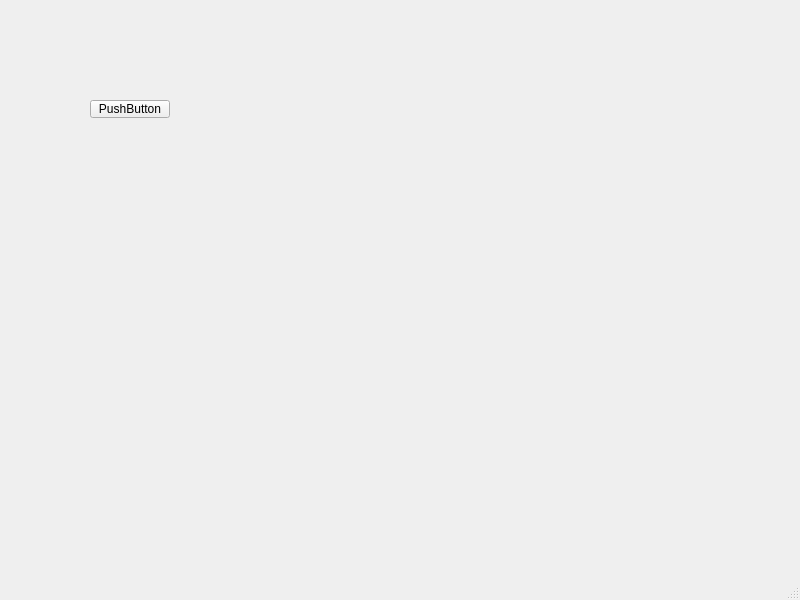
<?xml version="1.0" encoding="UTF-8"?>
<ui version="4.0">
 <class>MainWindow</class>
 <widget class="QMainWindow" name="MainWindow">
  <property name="geometry">
   <rect>
    <x>0</x>
    <y>0</y>
    <width>800</width>
    <height>600</height>
   </rect>
  </property>
  <property name="windowTitle">
   <string>MainWindow</string>
  </property>
  <widget class="QWidget" name="centralwidget">
   <widget class="QPushButton" name="pushButton">
    <property name="geometry">
     <rect>
      <x>90</x>
      <y>100</y>
      <width>80</width>
      <height>18</height>
     </rect>
    </property>
    <property name="text">
     <string>PushButton</string>
    </property>
   </widget>
  </widget>
  <widget class="QMenuBar" name="menubar">
   <property name="geometry">
    <rect>
     <x>0</x>
     <y>0</y>
     <width>800</width>
     <height>17</height>
    </rect>
   </property>
  </widget>
  <widget class="QStatusBar" name="statusbar"/>
 </widget>
 <resources/>
 <connections/>
</ui>
